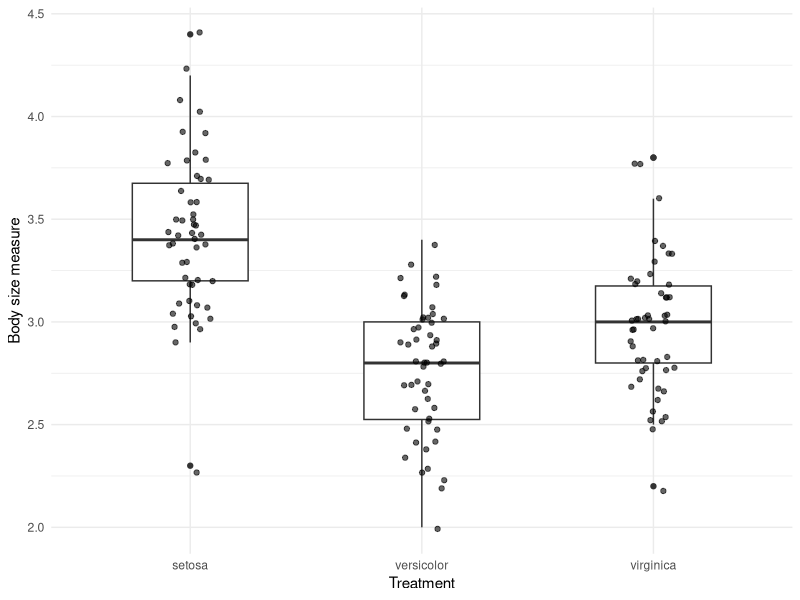

This chart was generated by the following R code: (Note: this script raises an error after producing the figure.)
## ---- chunk 1
knitr::opts_chunk$set(echo = TRUE)
## ---- chunk 2
library(tidyverse)
library(testthat)
## ---- chunk 3

#' Quick boxplot and summary statistics 
#'
#' 'box_and_stats()' returns a boxplot and summary statistics (max, min, mean, 
#'    median, standard deviation) for a dataset which contains categorical 
#'    treatment groups and a measured numeric variable. This function was made 
#'    to assess the body size of insects (or any measured numeric variable) from 
#'    different experimental growth treatments. 
#'
#' @param data a tidy data set. The data must be 'tidy' for this function to 
#'    work, so each column must be a variable, each row must be a unique 
#'    observation, and each cell must contain a single value.
#' @param x a column which contains different categorical treatments, and can be 
#'    characters or factors. These are the treatments groups the measured 
#'    variable will be divided into for analyses. The presence of NA values is 
#'    permitted, however they will be removed for analyses. 
#' @param y a column which contains the measured numeric variable. This is 
#'    dependent variable the summary statistics will be calculated from. The 
#'    presence of NA values is permitted, however they will be removed for analyses. 
#' @return This function will return two items. The first item being a boxplot 
#'    displaying the data from the numeric measured variable grouped by the 
#'    identified treatments. The second item is a tibble containing 6 columns: 
#'    1 column containing the different treatments, and 5 columns for the 
#'    minimum, maximum, mean, median, and standard deviation for the measured 
#'    variable from each treatment. 

box_and_stats <- function(data, x, y) {
  
   x_data_check <- dplyr::summarise(data,
                                   is_character_x = is.character({{x}}) | is.factor({{x}}),
                                   class_x = class({{x}}))
  if(!x_data_check$is_character_x) {
    stop("Selected x-column is not character or factor, column is:", x_data_check$class_x)}
   
   y_data_check <- dplyr::summarise(data,
                                   is_numeric_y = is.numeric({{y}}),
                                   class_y = class({{y}}))
  if(!y_data_check$is_numeric_y) {
    stop("Selected y-column is not numeric, column is:", y_data_check$class_y)}
  
  data_to_analyze <- data %>%
    dplyr::mutate(fun_treatment = as.factor({{x}})) %>%
    dplyr::mutate(fun_bodysize = as.numeric({{y}})) %>%
    dplyr::filter(fun_treatment != "NA") %>%
    dplyr::filter(fun_bodysize != "NA")
  
  quick_boxplot <- data_to_analyze %>%
    ggplot(mapping= aes(x=fun_treatment, y=fun_bodysize))+ 
    geom_boxplot(mapping =aes(x=fun_treatment,y=fun_bodysize),width=0.5)+
    geom_jitter(mapping =aes(x=fun_treatment, y=fun_bodysize), width = 0.1, alpha = 0.6)+
    theme_minimal()+
    ylab("Body size measure") +
    xlab("Treatment")
    
  quick_stats <- data_to_analyze %>%
    dplyr::group_by(fun_treatment) %>%
    dplyr::summarize(min = min(fun_bodysize),
                     max = max(fun_bodysize),
                     mean = mean(fun_bodysize),
                     median = median(fun_bodysize),
                     SD = sd(fun_bodysize))
  
  quick_results <- list(quick_boxplot, quick_stats)
                     
  return(quick_results)
  
}
## ---- chunk 4
box_and_stats(iris, Species, Sepal.Width)
## ---- chunk 5
box_and_stats(mtcars, cyl, wt)
## ---- chunk 6

mtcars_new <- mtcars %>%
  mutate_at(vars(cyl), factor)

box_and_stats(mtcars_new, cyl, wt)

## ---- chunk 7
